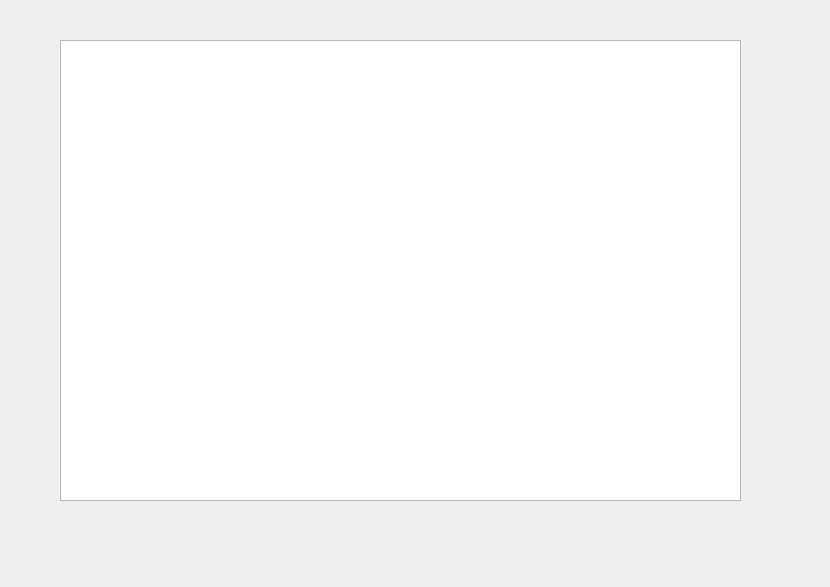
<?xml version="1.0" encoding="UTF-8"?>
<ui version="4.0">
 <class>Widget</class>
 <widget class="QWidget" name="Widget">
  <property name="geometry">
   <rect>
    <x>0</x>
    <y>0</y>
    <width>830</width>
    <height>587</height>
   </rect>
  </property>
  <property name="windowTitle">
   <string>Widget</string>
  </property>
  <widget class="QTableView" name="tableView">
   <property name="geometry">
    <rect>
     <x>60</x>
     <y>40</y>
     <width>681</width>
     <height>461</height>
    </rect>
   </property>
  </widget>
 </widget>
 <layoutdefault spacing="6" margin="11"/>
 <resources/>
 <connections/>
</ui>
